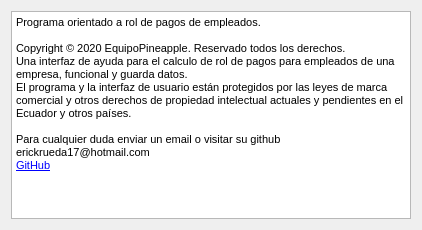
<?xml version="1.0" encoding="UTF-8"?>
<ui version="4.0">
 <class>Acerca_De</class>
 <widget class="QDialog" name="Acerca_De">
  <property name="geometry">
   <rect>
    <x>0</x>
    <y>0</y>
    <width>422</width>
    <height>230</height>
   </rect>
  </property>
  <property name="sizePolicy">
   <sizepolicy hsizetype="Fixed" vsizetype="Fixed">
    <horstretch>0</horstretch>
    <verstretch>0</verstretch>
   </sizepolicy>
  </property>
  <property name="minimumSize">
   <size>
    <width>400</width>
    <height>193</height>
   </size>
  </property>
  <property name="maximumSize">
   <size>
    <width>422</width>
    <height>230</height>
   </size>
  </property>
  <property name="windowTitle">
   <string>Acerca De</string>
  </property>
  <property name="windowIcon">
   <iconset resource="iconos.qrc">
    <normaloff>:/resource/informacion.png</normaloff>:/resource/informacion.png</iconset>
  </property>
  <layout class="QHBoxLayout" name="horizontalLayout">
   <item>
    <widget class="QTextBrowser" name="textBrowser">
     <property name="html">
      <string>&lt;!DOCTYPE HTML PUBLIC &quot;-//W3C//DTD HTML 4.0//EN&quot; &quot;http://www.w3.org/TR/REC-html40/strict.dtd&quot;&gt;
&lt;html&gt;&lt;head&gt;&lt;meta name=&quot;qrichtext&quot; content=&quot;1&quot; /&gt;&lt;style type=&quot;text/css&quot;&gt;
p, li { white-space: pre-wrap; }
&lt;/style&gt;&lt;/head&gt;&lt;body style=&quot; font-family:'MS Shell Dlg 2'; font-size:8.25pt; font-weight:400; font-style:normal;&quot;&gt;
&lt;p style=&quot; margin-top:0px; margin-bottom:0px; margin-left:0px; margin-right:0px; -qt-block-indent:0; text-indent:0px;&quot;&gt;&lt;span style=&quot; font-size:8pt;&quot;&gt;Programa orientado a rol de pagos de empleados.&lt;/span&gt;&lt;/p&gt;
&lt;p style=&quot;-qt-paragraph-type:empty; margin-top:0px; margin-bottom:0px; margin-left:0px; margin-right:0px; -qt-block-indent:0; text-indent:0px; font-size:8pt;&quot;&gt;&lt;br /&gt;&lt;/p&gt;
&lt;p style=&quot; margin-top:0px; margin-bottom:0px; margin-left:0px; margin-right:0px; -qt-block-indent:0; text-indent:0px;&quot;&gt;Copyright © 2020 EquipoPineapple. Reservado todos los derechos.&lt;/p&gt;
&lt;p style=&quot; margin-top:0px; margin-bottom:0px; margin-left:0px; margin-right:0px; -qt-block-indent:0; text-indent:0px;&quot;&gt;Una interfaz de ayuda para el calculo de rol de pagos para empleados de una empresa, funcional y guarda datos.&lt;/p&gt;
&lt;p style=&quot; margin-top:0px; margin-bottom:0px; margin-left:0px; margin-right:0px; -qt-block-indent:0; text-indent:0px;&quot;&gt;El programa y la interfaz de usuario están protegidos por las leyes de marca comercial y otros derechos de propiedad intelectual actuales y pendientes en el Ecuador y otros países.&lt;/p&gt;
&lt;p style=&quot;-qt-paragraph-type:empty; margin-top:0px; margin-bottom:0px; margin-left:0px; margin-right:0px; -qt-block-indent:0; text-indent:0px;&quot;&gt;&lt;br /&gt;&lt;/p&gt;
&lt;p style=&quot; margin-top:0px; margin-bottom:0px; margin-left:0px; margin-right:0px; -qt-block-indent:0; text-indent:0px;&quot;&gt;Para cualquier duda enviar un email o visitar su github&lt;/p&gt;
&lt;p style=&quot; margin-top:0px; margin-bottom:0px; margin-left:0px; margin-right:0px; -qt-block-indent:0; text-indent:0px;&quot;&gt;erickrueda17@hotmail.com&lt;/p&gt;
&lt;p style=&quot; margin-top:0px; margin-bottom:0px; margin-left:0px; margin-right:0px; -qt-block-indent:0; text-indent:0px;&quot;&gt;&lt;a href=&quot;https://github.com/ErickOP&quot;&gt;&lt;span style=&quot; font-size:8pt; text-decoration: underline; color:#0000ff;&quot;&gt;GitHub&lt;/span&gt;&lt;/a&gt;&lt;/p&gt;&lt;/body&gt;&lt;/html&gt;</string>
     </property>
    </widget>
   </item>
  </layout>
 </widget>
 <resources>
  <include location="iconos.qrc"/>
 </resources>
 <connections/>
</ui>
